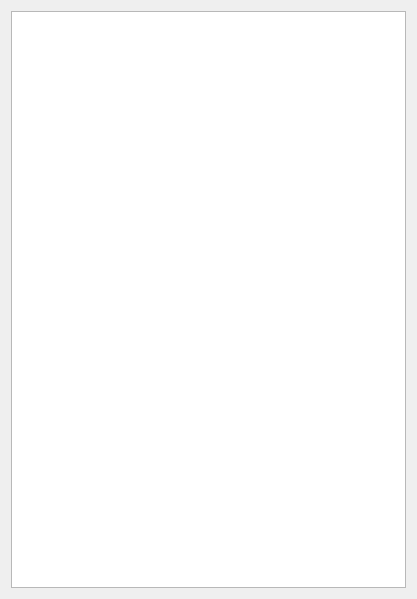
<?xml version="1.0" encoding="UTF-8"?>
<ui version="4.0">
 <class>ShortcutsDialog</class>
 <widget class="QDialog" name="ShortcutsDialog">
  <property name="geometry">
   <rect>
    <x>0</x>
    <y>0</y>
    <width>417</width>
    <height>599</height>
   </rect>
  </property>
  <property name="windowTitle">
   <string>Keyboard shortcuts</string>
  </property>
  <layout class="QVBoxLayout" name="verticalLayout">
   <item>
    <widget class="QTableWidget" name="tableWidget"/>
   </item>
  </layout>
 </widget>
 <resources/>
 <connections/>
</ui>
